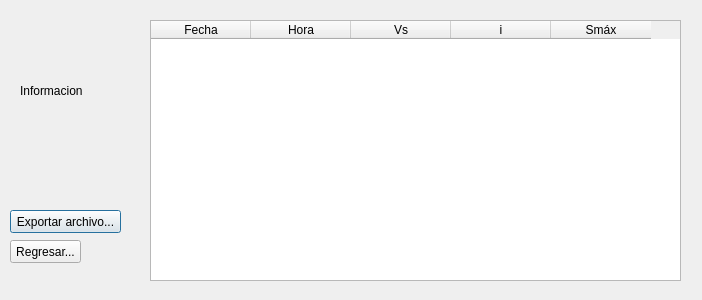
<?xml version="1.0" encoding="UTF-8"?>
<ui version="4.0">
 <class>VolumenAsientoDialog</class>
 <widget class="QDialog" name="VolumenAsientoDialog">
  <property name="geometry">
   <rect>
    <x>0</x>
    <y>0</y>
    <width>702</width>
    <height>300</height>
   </rect>
  </property>
  <property name="windowTitle">
   <string>Volumen del asiento</string>
  </property>
  <widget class="QLabel" name="informacionLabel">
   <property name="geometry">
    <rect>
     <x>20</x>
     <y>10</y>
     <width>121</width>
     <height>161</height>
    </rect>
   </property>
   <property name="text">
    <string>Informacion</string>
   </property>
  </widget>
  <widget class="QTableWidget" name="historialTW">
   <property name="geometry">
    <rect>
     <x>150</x>
     <y>20</y>
     <width>531</width>
     <height>261</height>
    </rect>
   </property>
   <column>
    <property name="text">
     <string>Fecha</string>
    </property>
   </column>
   <column>
    <property name="text">
     <string>Hora</string>
    </property>
   </column>
   <column>
    <property name="text">
     <string>Vs</string>
    </property>
   </column>
   <column>
    <property name="text">
     <string>i</string>
    </property>
   </column>
   <column>
    <property name="text">
     <string>Smáx</string>
    </property>
   </column>
  </widget>
  <widget class="QPushButton" name="exportarPB">
   <property name="geometry">
    <rect>
     <x>10</x>
     <y>210</y>
     <width>111</width>
     <height>23</height>
    </rect>
   </property>
   <property name="text">
    <string>Exportar archivo...</string>
   </property>
  </widget>
  <widget class="QPushButton" name="regresarPB">
   <property name="geometry">
    <rect>
     <x>10</x>
     <y>240</y>
     <width>71</width>
     <height>23</height>
    </rect>
   </property>
   <property name="text">
    <string>Regresar...</string>
   </property>
  </widget>
 </widget>
 <resources/>
 <connections/>
</ui>
